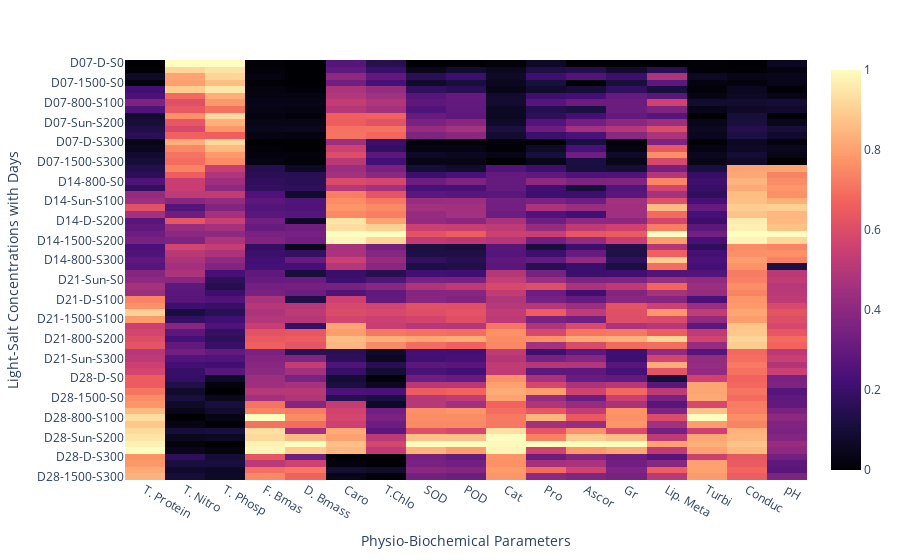

The notebook cell saved with this chart:
### Code cell
# Load the CSV file into a pandas DataFrame
data = pd.read_csv("./Heatmap 2.csv")

# Set the variables as the x-axis and the first column as the y-axis
x = data.columns[2:19]
y = data.iloc[:, 0]

# Convert DataFrame to matrix
data_matrix = data.iloc[:, 2:19].values

# Normalize the data_matrix
scaler = MinMaxScaler()
data_matrix_normalized = scaler.fit_transform(data_matrix)

# Create the heatmap using plotly.express
fig = px.imshow(data_matrix_normalized, x=x, y=y, labels={'x':'Physio-Biochemical Parameters', 'y':'Light-Salt Concentrations with Days'}, color_continuous_scale='magma', aspect='auto')

# Show the heatmap
fig.show()
# fig.write_html('./heatmap.png')

### Figure 1 — Plotly figure (JSON) as saved in the notebook; plotly's stock layout.template omitted (floating-point values rounded to 4 significant figures; data arrays with more than 128 entries replaced by an {"elided": "..."} marker saying what was removed)
{"data": [{"coloraxis": "coloraxis", "hovertemplate": "Physio-Biochemical Parameters: %{x}<br>Light-Salt Concentrations with Days: %{y}<br>color: %{z}<extra></extra>", "name": "0", "type": "heatmap", "x": ["T. Protein", "T. Nitro", "T. Phosp", "F. Bmas", "D. Bmass", "Caro", "T.Chlo", "SOD", "POD", "Cat", "Pro", "Ascor", "Gr", "Lip. Meta", "Turbi", "Conduc", "pH"], "xaxis": "x", "y": ["D07-D-S0", "D07-Sun-S0", "D07-800-S0", "D07-1500-S0", "D07-D-S100", "D07-Sun-S100", "D07-800-S100", "D07-1500-S100", "D07-D-S200", "D07-Sun-S200", "D07-800-S200", "D07-1500-S200", "D07-D-S300", "D07-Sun-S300", "D07-800-S300", "D07-1500-S300", "D14-D-S0", "D14-Sun-S0", "D14-800-S0", "D14-1500-S0", "D14-D-S100", "D14-Sun-S100", "D14-800-S100", "D14-1500-S100", "D14-D-S200", "D14-Sun-S200", "D14-800-S200", "D14-1500-S200", "D14-D-S300", "D14-Sun-S300", "D14-800-S300", "D14-1500-S300", "D21-D-S0", "D21-Sun-S0", "D21-800-S0", "D21-1500-S0", "D21-D-S100", "D21-Sun-S100", "D21-800-S100", "D21-1500-S100", "D21-D-S200", "D21-Sun-S200", "D21-800-S200", "D21-1500-S200", "D21-D-S300", "D21-Sun-S300", "D21-800-S300", "D21-1500-S300", "D28-D-S0", "D28-Sun-S0", "D28-800-S0", "D28-1500-S0", "D28-D-S100", "D28-Sun-S100", "D28-800-S100", "D28-1500-S100", "D28-D-S200", "D28-Sun-S200", "D28-800-S200", "D28-1500-S200", "D28-D-S300", "D28-Sun-S300", "D28-800-S300", "D28-1500-S300"], "yaxis": "y", "z": {"elided": "64x17 float values"}}], "layout": {"coloraxis": {"colorscale": [[0, "#000004"], [0.1111, "#180f3d"], [0.2222, "#440f76"], [0.3333, "#721f81"], [0.4444, "#9e2f7f"], [0.5556, "#cd4071"], [0.6667, "#f1605d"], [0.7778, "#fd9668"], [0.8889, "#feca8d"], [1, "#fcfdbf"]]}, "margin": {"t": 60}, "xaxis": {"anchor": "y", "domain": [0, 1], "title": {"text": "Physio-Biochemical Parameters"}}, "yaxis": {"anchor": "x", "autorange": "reversed", "domain": [0, 1], "title": {"text": "Light-Salt Concentrations with Days"}}}}
